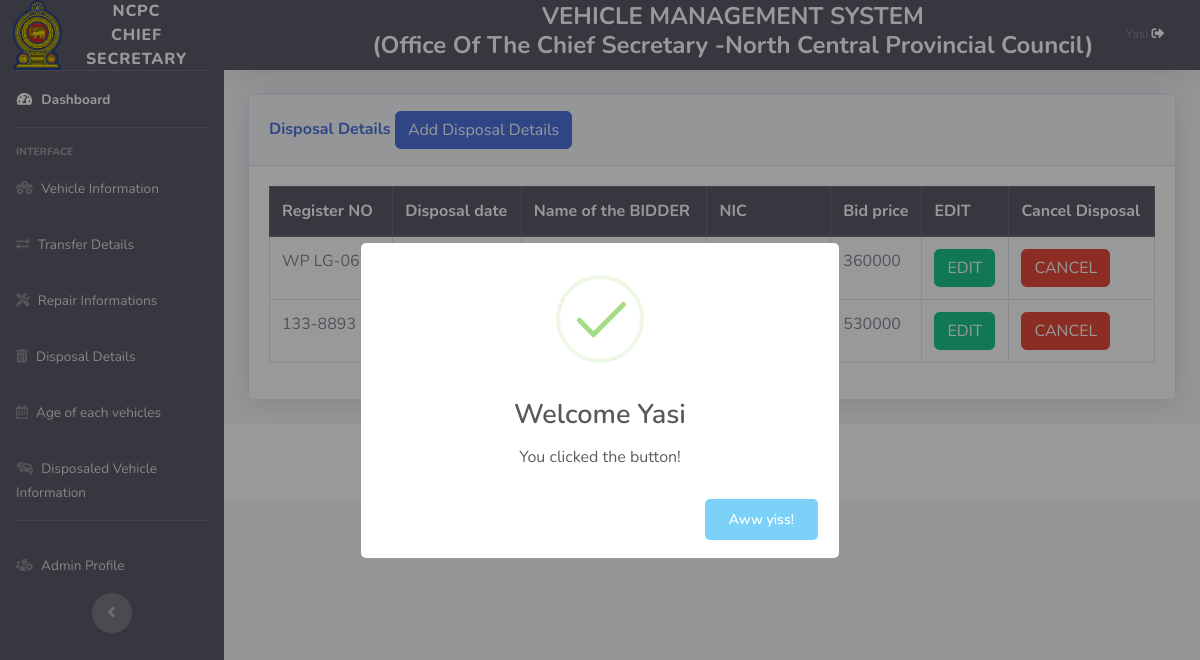
Screenshot of /disposal.php (signed in) with the database file from the repository.
### tables this page shows
CREATE TABLE `disposal` (
  `id` int(11) NOT NULL,
  `regno` varchar(20) NOT NULL,
  `disposal_date` date NOT NULL,
  `name_bidder` varchar(50) NOT NULL,
  `nic_no` varchar(20) NOT NULL,
  `bid_price` double NOT NULL
);

### disposal.php (the view, shortened to what this page needs)
<?php
include('security.php');
include('includes/header.php');
include('includes/navbar.php');
?>
<div class="container-fluid">
  <div class="card shadow mb-4">
    <div class="card-header py-3">
      <h6 class="m-0 font-weight-bold text-primary">Disposal Details
        <button type="button" class="btn btn-primary" data-toggle="modal" data-target="#addadminprofile">
          Add Disposal Details
        </button>
      </h6>
    </div>
    <div class="card-body">
      <div class="table-responsive">
        <?php
        $qur = "SELECT * FROM `disposal` ORDER BY id DESC;";
        $data = mysqli_query($con, $qur);
        ?>
        <table class="table table-bordered" id="myTable" width="100%" cellspacing="0">
          <thead class="thead-dark">
            <tr>
              <th> Register NO</th>
              <th> Disposal date </th>
              <th> Name of the BIDDER </th>
              <th> NIC </th>
              <th> Bid price  </th>
              <th>EDIT </th>
              <th>Cancel Disposal </th>
            </tr>
          </thead>
          <tbody>
            <?php
            if (mysqli_num_rows($data) > 0) {
              while ($row = mysqli_fetch_assoc($data)) {
            ?>
                <tr>
                  <td><?php echo $row['regno']; ?></td>
                  <td><?php echo $row['disposal_date']; ?></td>
                  <td><?php echo $row['name_bidder']; ?></td>
                  <td><?php echo $row['nic_no']; ?></td>
                  <td><?php echo $row['bid_price']; ?></td>
                  <td>
                    <form action="disposal_edit.php" method="post">
                      <button type="submit" name="edit_btn" class="btn btn-success"> EDIT</button>
                    </form>
                  </td>
                  <td>
                    <form action="disposal_cod.php" method="post">
                      <button type="submit" name="delete_btn" class="btn btn-danger"> CANCEL</button>
                    </form>
                  </td>
                </tr>
            <?php
              }
            } else {
              echo "no record found";
            }
            ?>
          </tbody>
        </table>
      </div>
    </div>
  </div>
</div>
<?php
include('includes/footer.php');
?>

### rows the page displays
disposal: regno "WP LG-0673", bid_price "360000"
disposal: regno "133-8893", bid_price "530000"

### other values shown
$_SESSION['username'] "Yasi"
